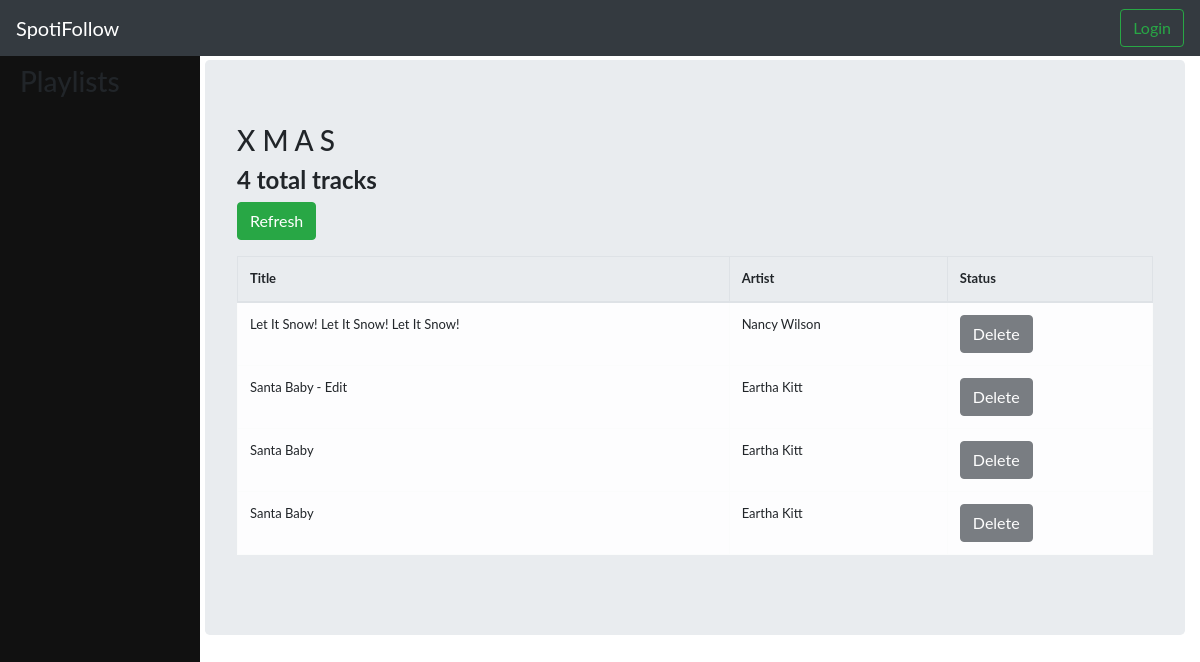
The app's page /playlist/5AOIqPFDbTJEiGUselatjN with its own data.
### playlist/models.py (models this page shows, shortened)
class Playlist(models.Model):
	playlist_id = models.CharField(max_length=200, primary_key=True)
	title = models.CharField(max_length=200)
	author = models.CharField(max_length=200)
	href = models.CharField(max_length=500)
	tracks_href = models.CharField(max_length=200)
	tracks = models.ManyToManyField(Track, through='TrackInstance')
	linked = models.BooleanField(default=False)
	origin_playlist = models.ForeignKey('self', null=True, on_delete=models.SET_NULL)
	def tracks_count(self):
		return self.tracks.exclude(trackinstance__status='DE').count()

class TrackInstance(models.Model):
	KEPT = 'KP'
	DELETED = 'DE'
	ADDED = 'AD'
	TRACK_STATUS_CHOICES = (
		(KEPT, 'kept'),
		(DELETED, 'deleted'),
		(ADDED, 'added'),
	)
	track = models.ForeignKey(Track, on_delete=models.SET_NULL, null=True)
	playlist = models.ForeignKey(Playlist, on_delete=models.SET_NULL, null=True)
	status = models.CharField(
		max_length=2,
		choices=TRACK_STATUS_CHOICES,
		default=KEPT,
	)
	def is_added(self):
		return self.status == self.ADDED
	def is_deleted(self):
		return self.status == self.DELETED

class Track(models.Model):
	track_id = models.CharField(max_length=200, primary_key=True)
	title = models.CharField(max_length=200)
	artist = models.CharField(max_length=200)
	artist_id = models.CharField(max_length=200)
	href = models.CharField(max_length=500)

### playlist/views.py (the view)
# urls.py: path('playlist/<slug:pk>', views.PlaylistDetailView.as_view(), name='playlist-detail'),
class PlaylistDetailView(generic.DetailView):
    model = Playlist
    def get_context_data(self, **kwargs):
        context = super(PlaylistDetailView, self).get_context_data(**kwargs)
        context['playlist_list'] = Playlist.objects.filter(author=self.request.user)
        return context

### playlist/templates/playlist/playlist_detail.html
{% extends 'base.html' %}
{% block header_include %}
  {% include "playlist/playlist_header.html" with playlist_list=playlist_list %}
{% endblock header_include %}
{% block content %}
  <h3>{{ playlist.title }}</h3>
  <h4><b>{{ playlist.tracks_count }} total tracks</b></h4>
  {% if playlist.linked %}
    <h6>Added {{ playlist.added_tracks_count }} tracks | Removed {{ playlist.deleted_tracks_count }} tracks</h6>
    <h6>Follows Playlist:
      <a href="{% url 'playlist-detail' playlist.origin_playlist.playlist_id %}">{{ playlist.origin_playlist.title}} by {{ playlist.origin_playlist.author }}</a>
      ({{ playlist.origin_playlist.tracks_count }} total tracks)</h6>
      <p><a href="{% url 'refresh' playlist.playlist_id %}"><button type="button" class="btn btn-success">Refresh</button></a>&nbsp;&nbsp;
      <a href="{% url 'unlink-list' playlist.playlist_id playlist.origin_playlist.playlist_id %}"><button type="button" class="btn btn-secondary">Unfollow</button></a>
  {% else %}
    <p><a href="{% url 'refresh' playlist.playlist_id %}"><button type="button" class="btn btn-success">Refresh</button></a>
  {% endif %}
  <table class="table table-bordered">
    <thead class="thread-dark">
      <tr>
        <th scope="col">Title</th>
        <th scope="col">Artist</th>
        <th scope="col">Status</th>
      </tr>
    </thead>
    <tbody class="table-hover">
    {% for track in playlist.trackinstance_set.all %}
      {% if track.is_added %}
        <tr scope="row" class="table-success">
      {% elif track.is_deleted %}
        <tr scope="row" class="table-secondary">
      {% else %}
        <tr scope="row" class="table-light">
      {% endif %}
      <td>{{ track.track.title }}</td>
      <td>{{ track.track.artist }}</td>
      <td>
      {% if track.is_deleted %}
          <a href="{% url 'add' playlist.playlist_id track.track_id %}"><button type="button" class="btn btn-light">Re-Add</button></a>
      {% else %}
        {% if playlist.linked %}
          <a href="{% url 'delete' playlist.playlist_id track.track_id %}"><button type="button" class="btn btn-dark">Delete</button></a>
        {% else %}
          <a href="{% url 'delete' playlist.playlist_id track.track_id %}"><button type="button" class="btn btn-dark" disabled>Delete</button></a>
        {% endif %}
      {% endif %}
      </td>
      </tr>
    {% endfor %}
  </tbody>
  </table>
{% endblock %}

### playlist/static/playlist/style.css (style rules this page uses)
body { font-family: "Lato", sans-serif; }

### records on screen
Playlist: title "X M A S", tracks_count "4"
TrackInstance: track "Let It Snow! Let It Snow! Let It Snow!", track.artist "Nancy Wilson", status "Delete"
TrackInstance: track "Santa Baby - Edit", track.artist "Eartha Kitt", status "Delete"
TrackInstance: track "Santa Baby", track.artist "Eartha Kitt", status "Delete"
TrackInstance: track "Santa Baby", track.artist "Eartha Kitt", status "Delete"
